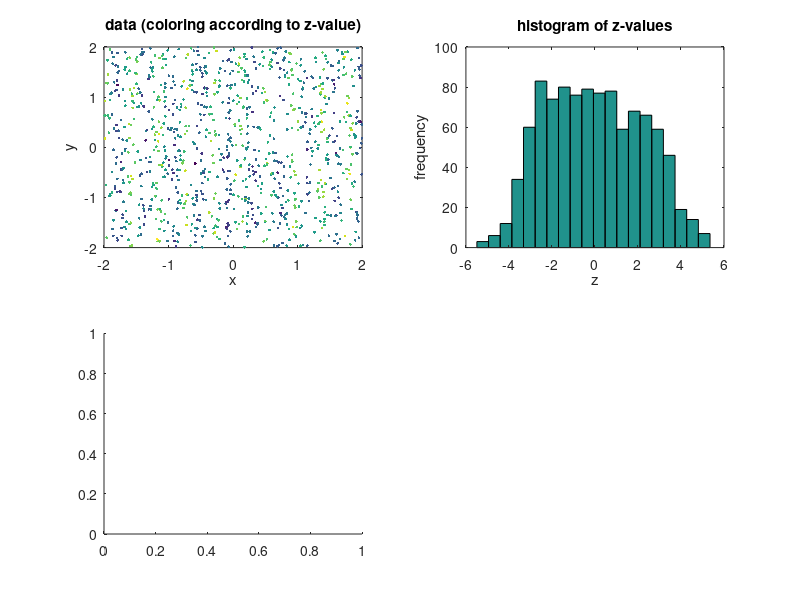

Reproduce this figure in MATLAB. (Note: this script raises an error after producing the figure.)
x = rand(1000,1)*4-2;  
y = rand(1000,1)*4-2;
z = 3*sin(x*15)+ randn(size(x));

imagesc(z);

subplot(2,2,1)
scatter(x,y,4,z,'filled'); box on;
ylabel('y'); xlabel('x')
title('data (coloring according to z-value)')
subplot(2,2,2)
hist(z,20)
ylabel('frequency'); xlabel('z')
title('histogram of z-values')
subplot(2,2,3)
d = variogram([x y],z,'plotit',true,'nrbins',50);
title('Isotropic variogram')
subplot(2,2,4)
d2 = variogram([x y],z,'plotit',true,'nrbins',50,'anisotropy',true);

title('Anisotropic variogram')